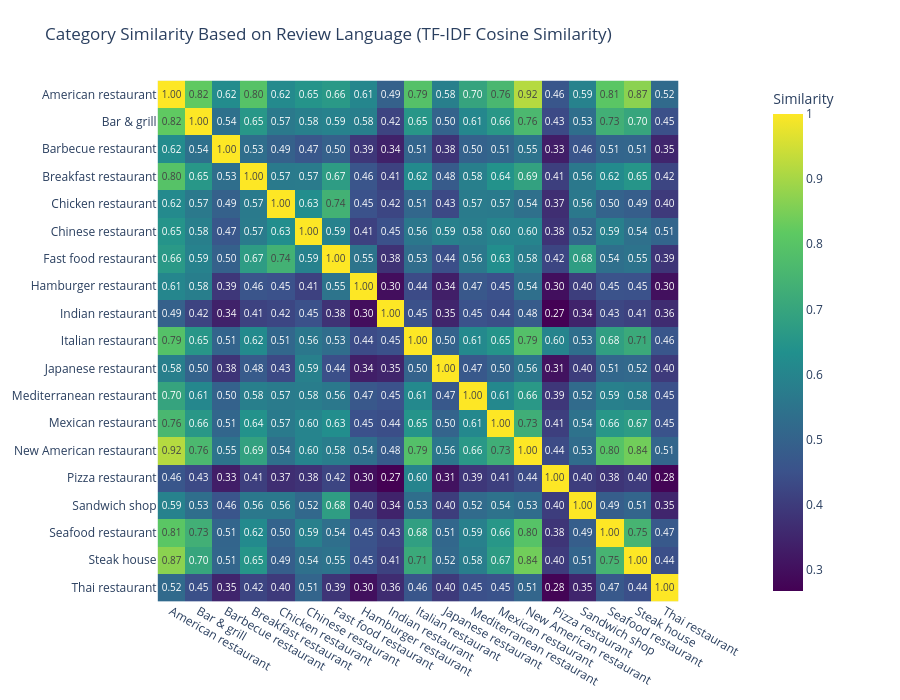

Notebook code for this chart:
### Code cell
heatmap_chart(similarity_df_cleaned,
              title="Category Similarity Based on Review Language (TF-IDF Cosine Similarity)",)

### Figure 1 — Plotly figure (JSON) as saved in the notebook; plotly's stock layout.template omitted (floating-point values rounded to 4 significant figures; data arrays with more than 128 entries replaced by an {"elided": "..."} marker saying what was removed)
{"data": [{"coloraxis": "coloraxis", "hovertemplate": "x: %{x}<br>y: %{y}<br>Similarity: %{z}<extra></extra>", "name": "0", "texttemplate": "%{z:.2f}", "type": "heatmap", "x": ["American restaurant", "Bar & grill", "Barbecue restaurant", "Breakfast restaurant", "Chicken restaurant", "Chinese restaurant", "Fast food restaurant", "Hamburger restaurant", "Indian restaurant", "Italian restaurant", "Japanese restaurant", "Mediterranean restaurant", "Mexican restaurant", "New American restaurant", "Pizza restaurant", "Sandwich shop", "Seafood restaurant", "Steak house", "Thai restaurant"], "xaxis": "x", "y": ["American restaurant", "Bar & grill", "Barbecue restaurant", "Breakfast restaurant", "Chicken restaurant", "Chinese restaurant", "Fast food restaurant", "Hamburger restaurant", "Indian restaurant", "Italian restaurant", "Japanese restaurant", "Mediterranean restaurant", "Mexican restaurant", "New American restaurant", "Pizza restaurant", "Sandwich shop", "Seafood restaurant", "Steak house", "Thai restaurant"], "yaxis": "y", "z": {"elided": "19x19 float values"}}], "layout": {"coloraxis": {"colorbar": {"title": {"text": "Similarity"}}, "colorscale": [[0, "#440154"], [0.25, "#3b528b"], [0.5, "#21908d"], [0.75, "#5dc962"], [1, "#fde725"]], "showscale": true}, "height": 700, "margin": {"b": 60, "l": 80, "r": 150, "t": 80}, "title": {"text": "Category Similarity Based on Review Language (TF-IDF Cosine Similarity)"}, "width": 900, "xaxis": {"anchor": "y", "constrain": "domain", "domain": [0, 1], "scaleanchor": "y"}, "yaxis": {"anchor": "x", "autorange": "reversed", "constrain": "domain", "domain": [0, 1]}}}
